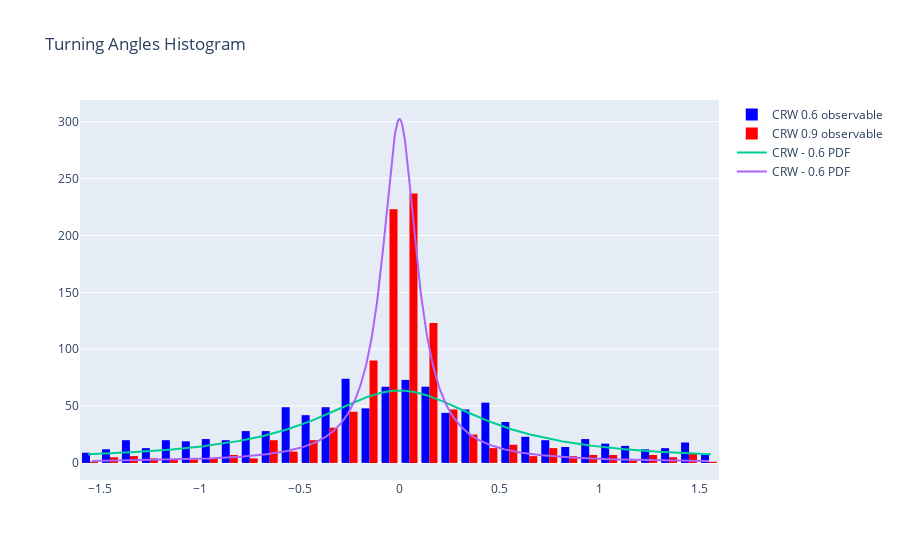

The notebook cell saved with this chart:
### Code cell
# Consider two CRW trajectories with different Cauchy coefficients.
crw_06 = crw_traj(speed=6, coefficient=0.6)
crw_09 = crw_traj(speed=6, coefficient=0.9)
# Write a function that returns the turning angles for a given trajectory.

def turning_angles(trajectory):
    turning_angles = []
    for i in range(1, len(trajectory)-1):
        # Calculate the turning angle
        a = trajectory.iloc[i-1]
        b = trajectory.iloc[i]
        c = trajectory.iloc[i+1]
        ab = b - a
        bc = c - b
        cross_product = np.cross(ab, bc)
        orient = np.sign(cross_product)
        if orient == 0:
            orient = 1
            
        denominateur = np.linalg.norm(ab) * np.linalg.norm(bc) + np.finfo(float).eps #to avoid zeros
        
        angle = np.arcsin(np.linalg.norm(cross_product) / denominateur)
        
        new_angle = angle * orient
        turning_angles.append(round(new_angle, 2))
        
    return pd.DataFrame(turning_angles, columns=['turning_angle'])
# Compare the observed distribution (histogram) to the source distribution (curve) for both trajectories.

# Calculate turning angles for both trajectories

turning_angles_1 = turning_angles(crw_06)
turning_angles_2 = turning_angles(crw_09)



x_values_angles_1 = np.linspace(min(turning_angles_1.turning_angle), max(turning_angles_1.turning_angle), 1000)
y_values_angles_1 = np.array([wrapcauchy.pdf(abs(i), 0.6) for i in x_values_angles_1])

scaling_factor = 100
y_values_angles_1 *= scaling_factor

x_values_angles_2 = np.linspace(min(turning_angles_2.turning_angle), max(turning_angles_2.turning_angle), 1000)
y_values_angles_2 = np.array([wrapcauchy.pdf(abs(i), 0.9) for i in x_values_angles_2])

scaling_factor = 100
y_values_angles_2 *= scaling_factor

# Plot histograms using Plotly
fig_hist = go.Figure()
fig_hist.add_trace(go.Histogram(
    y=turning_angles_1.index,
    x=turning_angles_1.turning_angle,
    name='CRW 0.6 observable',
    marker_color='blue'
))
fig_hist.add_trace(go.Histogram(
    y=turning_angles_2.index,
    x=turning_angles_2.turning_angle,
    name='CRW 0.9 observable',
    marker_color='red'
))
fig_hist.add_trace(go.Scatter(
    x = x_values_angles_1,
    y = y_values_angles_1,
    mode = 'lines',
    name='CRW - 0.6 PDF',
    showlegend=True
))

fig_hist.add_trace(go.Scatter(
    x = x_values_angles_2,
    y = y_values_angles_2,
    mode = 'lines',
    name='CRW - 0.9 PDF',
    showlegend=True
))
fig_hist.update_layout(title='Turning Angles Histogram')

fig_hist.show()

### Figure 1 — Plotly figure (JSON) as saved in the notebook; plotly's stock layout.template omitted (floating-point values rounded to 4 significant figures; data arrays with more than 128 entries replaced by an {"elided": "..."} marker saying what was removed)
{"data": [{"marker": {"color": "blue"}, "name": "CRW 0.6 observable", "type": "histogram", "x": {"elided": "999 float values"}, "y": {"elided": "999 int values"}}, {"marker": {"color": "red"}, "name": "CRW 0.9 observable", "type": "histogram", "x": {"elided": "999 float values"}, "y": {"elided": "999 int values"}}, {"mode": "lines", "name": "CRW - 0.6 PDF", "showlegend": true, "type": "scatter", "x": {"elided": "1000 float values"}, "y": {"elided": "1000 float values"}}, {"mode": "lines", "name": "CRW - 0.6 PDF", "showlegend": true, "type": "scatter", "x": {"elided": "1000 float values"}, "y": {"elided": "1000 float values"}}], "layout": {"title": {"text": "Turning Angles Histogram"}}}
